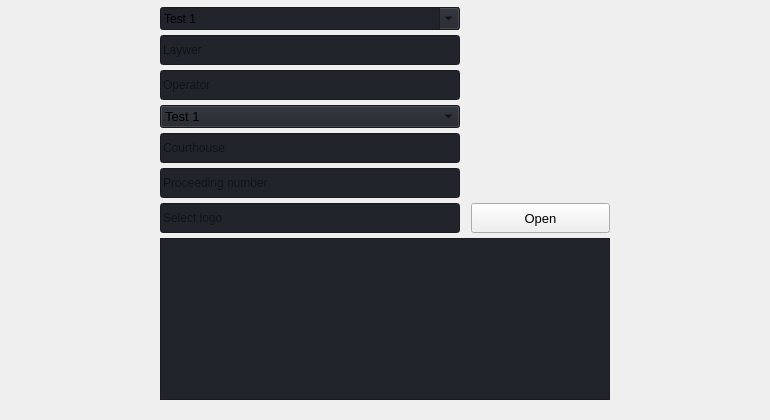
                     <widget class="QWidget" name="page1">
                      <widget class="QWidget" name="layoutWidget">
                       <property name="geometry">
                        <rect>
                         <x>0</x>
                         <y>-2</y>
                         <width>761</width>
                         <height>411</height>
                        </rect>
                       </property>
                       <layout class="QHBoxLayout" name="caseInfo">
                        <property name="leftMargin">
                         <number>0</number>
                        </property>
                        <property name="topMargin">
                         <number>0</number>
                        </property>
                        <property name="rightMargin">
                         <number>0</number>
                        </property>
                        <property name="bottomMargin">
                         <number>0</number>
                        </property>
                        <item>
                         <spacer name="leftSpacer1">
                          <property name="orientation">
                           <enum>Qt::Horizontal</enum>
                          </property>
                          <property name="sizeType">
                           <enum>QSizePolicy::Expanding</enum>
                          </property>
                          <property name="sizeHint" stdset="0">
                           <size>
                            <width>40</width>
                            <height>20</height>
                           </size>
                          </property>
                         </spacer>
                        </item>
                        <item>
                         <widget class="QFrame" name="form">
                          <property name="minimumSize">
                           <size>
                            <width>460</width>
                            <height>0</height>
                           </size>
                          </property>
                          <layout class="QVBoxLayout" name="verticalLayout_3">
                           <property name="spacing">
                            <number>5</number>
                           </property>
                           <property name="rightMargin">
                            <number>1</number>
                           </property>
                           <item>
                            <widget class="QComboBox" name="nameCase">
                             <property name="maximumSize">
                              <size>
                               <width>300</width>
                               <height>16777215</height>
                              </size>
                             </property>
                             <property name="font">
                              <font>
                               <family>Segoe UI</family>
                               <pointsize>10</pointsize>
                               <weight>50</weight>
                               <italic>false</italic>
                               <bold>false</bold>
                              </font>
                             </property>
                             <property name="autoFillBackground">
                              <bool>false</bool>
                             </property>
                             <property name="styleSheet">
                              <string notr="true">background-color: rgb(33, 37, 43);</string>
                             </property>
                             <property name="editable">
                              <bool>true</bool>
                             </property>
                             <property name="iconSize">
                              <size>
                               <width>16</width>
                               <height>16</height>
                              </size>
                             </property>
                             <property name="frame">
                              <bool>true</bool>
                             </property>
                             <item>
                              <property name="text">
                               <string>Test 1</string>
                              </property>
                             </item>
                             <item>
                              <property name="text">
                               <string>Test 2</string>
                              </property>
                             </item>
                             <item>
                              <property name="text">
                               <string>Test 3</string>
                              </property>
                             </item>
                            </widget>
                           </item>
                           <item>
                            <widget class="QLineEdit" name="lawyerName">
                             <property name="minimumSize">
                              <size>
                               <width>0</width>
                               <height>30</height>
                              </size>
                             </property>
                             <property name="maximumSize">
                              <size>
                               <width>300</width>
                               <height>16777215</height>
                              </size>
                             </property>
                             <property name="styleSheet">
                              <string notr="true">background-color: rgb(33, 37, 43);</string>
                             </property>
                             <property name="text">
                              <string/>
                             </property>
                             <property name="placeholderText">
                              <string>Laywer</string>
                             </property>
                            </widget>
                           </item>
                           <item>
                            <widget class="QLineEdit" name="operator">
                             <property name="minimumSize">
                              <size>
                               <width>0</width>
                               <height>30</height>
                              </size>
                             </property>
                             <property name="maximumSize">
                              <size>
                               <width>300</width>
                               <height>16777215</height>
                              </size>
                             </property>
                             <property name="styleSheet">
                              <string notr="true">background-color: rgb(33, 37, 43);</string>
                             </property>
                             <property name="text">
                              <string/>
                             </property>
                             <property name="placeholderText">
                              <string>Operator</string>
                             </property>
                            </widget>
                           </item>
                           <item>
                            <widget class="QComboBox" name="proceedingType">
                             <property name="maximumSize">
                              <size>
                               <width>300</width>
                               <height>16777215</height>
                              </size>
                             </property>
                             <property name="font">
                              <font>
                               <family>Segoe UI</family>
                               <pointsize>10</pointsize>
                               <weight>50</weight>
                               <italic>false</italic>
                               <bold>false</bold>
                              </font>
                             </property>
                             <property name="autoFillBackground">
                              <bool>false</bool>
                             </property>
                             <property name="styleSheet">
                              <string notr="true">background-color: rgb(33, 37, 43);</string>
                             </property>
                             <property name="currentText">
                              <string notr="true">Test 1</string>
                             </property>
                             <property name="iconSize">
                              <size>
                               <width>16</width>
                               <height>16</height>
                              </size>
                             </property>
                             <property name="frame">
                              <bool>true</bool>
                             </property>
                             <item>
                              <property name="text">
                               <string>Test 1</string>
                              </property>
                             </item>
                             <item>
                              <property name="text">
                               <string>Test 2</string>
                              </property>
                             </item>
                             <item>
                              <property name="text">
                               <string>Test 3</string>
                              </property>
                             </item>
                            </widget>
                           </item>
                           <item>
                            <widget class="QLineEdit" name="courthouse">
                             <property name="minimumSize">
                              <size>
                               <width>0</width>
                               <height>30</height>
                              </size>
                             </property>
                             <property name="maximumSize">
                              <size>
                               <width>300</width>
                               <height>16777215</height>
                              </size>
                             </property>
                             <property name="styleSheet">
                              <string notr="true">background-color: rgb(33, 37, 43);</string>
                             </property>
                             <property name="text">
                              <string/>
                             </property>
                             <property name="placeholderText">
                              <string>Courthouse</string>
                             </property>
                            </widget>
                           </item>
                           <item>
                            <widget class="QLineEdit" name="proceedingNumber">
                             <property name="minimumSize">
                              <size>
                               <width>0</width>
                               <height>30</height>
                              </size>
                             </property>
                             <property name="maximumSize">
                              <size>
                               <width>300</width>
                               <height>16777215</height>
                              </size>
                             </property>
                             <property name="styleSheet">
                              <string notr="true">background-color: rgb(33, 37, 43);</string>
                             </property>
                             <property name="text">
                              <string/>
                             </property>
                             <property name="placeholderText">
                              <string>Proceeding number</string>
                             </property>
                            </widget>
                           </item>
                           <item>
                            <widget class="QFrame" name="logoCaseContainer">
                             <property name="frameShape">
                              <enum>QFrame::NoFrame</enum>
                             </property>
                             <property name="frameShadow">
                              <enum>QFrame::Raised</enum>
                             </property>
                             <layout class="QHBoxLayout" name="horizontalLayout_10">
                              <property name="leftMargin">
                               <number>0</number>
                              </property>
                              <property name="topMargin">
                               <number>0</number>
                              </property>
                              <property name="rightMargin">
                               <number>0</number>
                              </property>
                              <property name="bottomMargin">
                               <number>0</number>
                              </property>
                              <item>
                               <layout class="QGridLayout" name="logoCaseLayout">
                                <property name="bottomMargin">
                                 <number>0</number>
                                </property>
                                <item row="0" column="2">
                                 <widget class="QPushButton" name="logoCaseButton">
                                  <property name="minimumSize">
                                   <size>
                                    <width>0</width>
                                    <height>30</height>
                                   </size>
                                  </property>
                                  <property name="maximumSize">
                                   <size>
                                    <width>1677721</width>
                                    <height>16777215</height>
                                   </size>
                                  </property>
                                  <property name="font">
                                   <font>
                                    <family>Segoe UI</family>
                                    <pointsize>10</pointsize>
                                    <weight>50</weight>
                                    <italic>false</italic>
                                    <bold>false</bold>
                                   </font>
                                  </property>
                                  <property name="cursor">
                                   <cursorShape>PointingHandCursor</cursorShape>
                                  </property>
                                  <property name="text">
                                   <string>Open</string>
                                  </property>
                                  <property name="icon">
                                   <iconset>
                                    <normaloff>../icons/cil-folder-open.png</normaloff>../icons/cil-folder-open.png</iconset>
                                  </property>
                                 </widget>
                                </item>
                                <item row="0" column="0">
                                 <widget class="QLineEdit" name="logoCasePath">
                                  <property name="minimumSize">
                                   <size>
                                    <width>300</width>
                                    <height>30</height>
                                   </size>
                                  </property>
                                  <property name="maximumSize">
                                   <size>
                                    <width>300</width>
                                    <height>16777215</height>
                                   </size>
                                  </property>
                                  <property name="styleSheet">
                                   <string notr="true">background-color: rgb(33, 37, 43);</string>
                                  </property>
                                  <property name="text">
                                   <string/>
                                  </property>
                                  <property name="placeholderText">
                                   <string>Select logo</string>
                                  </property>
                                 </widget>
                                </item>
                                <item row="0" column="1">
                                 <spacer name="betweenSpacer1">
                                  <property name="orientation">
                                   <enum>Qt::Horizontal</enum>
                                  </property>
                                  <property name="sizeType">
                                   <enum>QSizePolicy::Fixed</enum>
                                  </property>
                                  <property name="sizeHint" stdset="0">
                                   <size>
                                    <width>5</width>
                                    <height>10</height>
                                   </size>
                                  </property>
                                 </spacer>
                                </item>
                               </layout>
                              </item>
                             </layout>
                            </widget>
                           </item>
                           <item>
                            <widget class="QPlainTextEdit" name="notes">
                             <property name="minimumSize">
                              <size>
                               <width>0</width>
                               <height>0</height>
                              </size>
                             </property>
                             <property name="styleSheet">
                              <string notr="true">background-color: rgb(33, 37, 43);</string>
                             </property>
                            </widget>
                           </item>
                          </layout>
                         </widget>
                        </item>
                        <item>
                         <spacer name="rigthSpacer1">
                          <property name="orientation">
                           <enum>Qt::Horizontal</enum>
                          </property>
                          <property name="sizeHint" stdset="0">
                           <size>
                            <width>40</width>
                            <height>20</height>
                           </size>
                          </property>
                         </spacer>
                        </item>
                       </layout>
                      </widget>
                     </widget>
